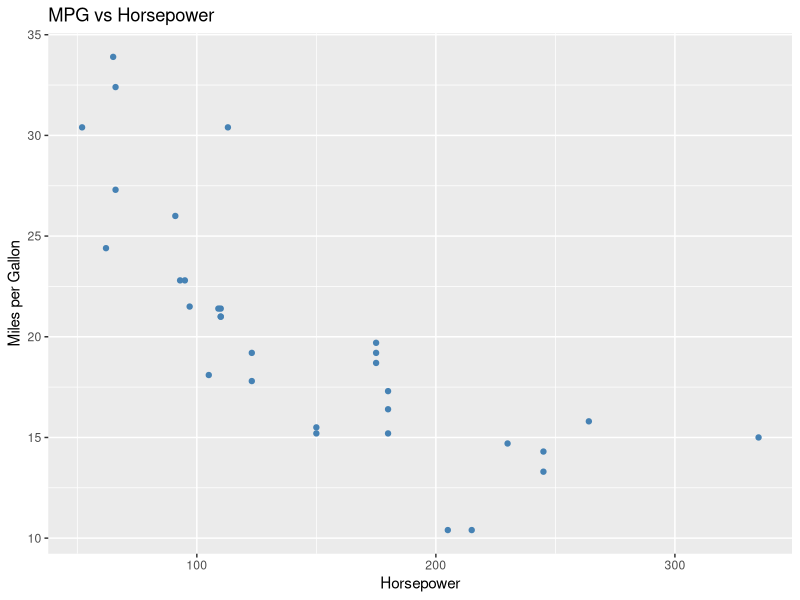

Generate this figure with R:
## ---- chunk 1
# Load necessary libraries
library(ggplot2)
library(datasets)

# Load the built-in 'mtcars' dataset
data("mtcars")
head(mtcars)
## ---- chunk 2
# Summary statistics
summary(mtcars$mpg)

# Create a scatter plot of mpg vs. hp
ggplot(mtcars, aes(x = hp, y = mpg)) +
  geom_point(color = "steelblue") +
  labs(title = "MPG vs Horsepower", x = "Horsepower", y = "Miles per Gallon")
